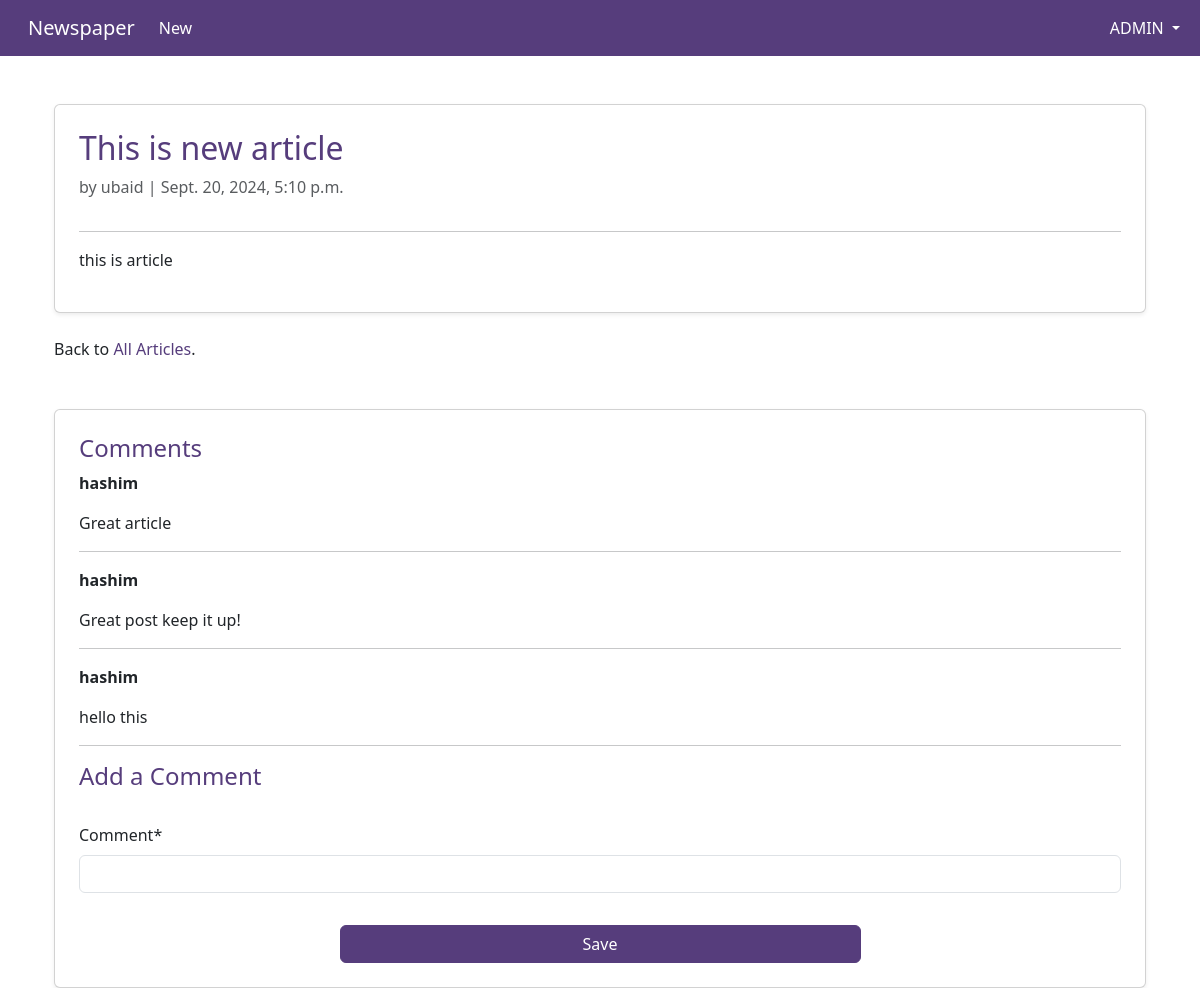
The app's page /articles/6/ (signed in) with its own data.
### accounts/models.py (models this page shows)
class CustomUser(AbstractUser):
    age = models.PositiveIntegerField(null=True, blank=True)
    address = models.CharField(max_length=255, null=True, blank=True)
    city = models.CharField(max_length=100, null=True, blank=True)
    state = models.CharField(max_length=100, null=True, blank=True)
    country = models.CharField(max_length=100, null=True, blank=True)
    zip = models.CharField(max_length=100, null=True, blank=True)
    phone = models.CharField(max_length=100, null=True, blank=True)
    def __str__(self):
        return self.username

### articles/models.py (models this page shows, shortened)
class Article(models.Model):
    title = models.CharField(max_length=255)
    body = models.TextField()
    date = models.DateTimeField(auto_now_add=True)
    author = models.ForeignKey(
        settings.AUTH_USER_MODEL,
        on_delete=models.CASCADE,
    )

class Comment(models.Model):
    article = models.ForeignKey(Article, on_delete=models.CASCADE)
    comment = models.CharField(max_length=140)
    author = models.ForeignKey(
        settings.AUTH_USER_MODEL,
        on_delete=models.CASCADE,
    )

### articles/views.py (the view, shortened to what this page needs)
# urls.py: path("<int:pk>/", ArticleDetailView.as_view(), name="article_detail"),  # new
class ArticleDetailView(LoginRequiredMixin, DetailView):  # new
    def get(self, request, *args, **kwargs):
        view = CommentGet.as_view()
        return view(request, *args, **kwargs)

### articles/forms.py
class CommentForm(forms.ModelForm):
    class Meta:
        model = Comment
        fields = ("comment",)

### articles/views.py (called while the page is built)
    def get_context_data(self, **kwargs):
        context = super().get_context_data(**kwargs)
        context["form"] = CommentForm()
        return context

### templates/article_detail.html (shortened to what this page needs)
{% extends "base.html" %}
{% block content %}
{% load crispy_forms_tags %}
<div class="container mt-5">
    <div class="article-entry card shadow-sm p-4">
        <h2 style="color: #563d7c;">{{ object.title }}</h2>
        <p class="text-muted">by {{ object.author }} | {{ object.date }}</p>
        <hr>
        <p>{{ object.body }}</p>
    </div>
    <div class="mt-4">
        <p class="mt-4">Back to <a href="{% url 'articles' %}" style="color: #563d7c; text-decoration: none;">All Articles</a>.</p>
    </div>
    <div class="card shadow-sm p-4 mt-5">
        <h4 style="color: #563d7c;">Comments</h4>
        <div class="overflow-auto" style="max-height: 300px;">
            {% if object.comment_set.all %}
                {% for comment in object.comment_set.all %}
                    <div class="mb-3">
                        <p class="fw-bold">{{ comment.author }}</p>
                        <p>{{ comment.comment }}</p>
                        <hr>
                    </div>
                {% endfor %}
            {% else %}
                <p class="text-muted">No comments yet. Be the first to comment!</p>
            {% endif %}
        </div>
<h4 style="color: #563d7c;">Add a Comment</h4>
<form action="" method="post" class="mt-4">
    {{ form|crispy }}
    <div class="text-center">
        <button class="btn btn-primary w-50 mt-3" type="submit" style="background-color: #563d7c; border-color: #563d7c;">
            Save
        </button>
    </div>
</form>
    </div>
</div>
{% endblock content %}

### templates/base.html (shortened to what this page needs)
<!DOCTYPE html>
<html>
<head>
    <link href="https://cdn.jsdelivr.net/npm/bootstrap@5.3.3/dist/css/bootstrap.min.css" rel="stylesheet">
</head>
<body>
    <nav class="navbar navbar-expand-lg" style="background-color: #563d7c; color: #fff;">
        <div class="container-fluid">
            <a class="navbar-brand text-white ms-3" href="{% url 'articles' %}"> Newspaper</a>
            <div class="collapse navbar-collapse" id="navbarSupportedContent">
                <ul class="navbar-nav me-auto mb-2 mb-lg-0">
                    {% if user.is_authenticated %}
                    <li class="nav-item">
                        <a href="{% url 'article_new' %}" class="nav-link text-white"> New</a>
                    </li>
                </ul>
                <ul class="navbar-nav">
                    <li class="nav-item dropdown">
                        <a class="nav-link dropdown-toggle text-uppercase text-white" href="#" role="button"
                            data-bs-toggle="dropdown" aria-expanded="false">
                             {{ user.username }}
                        </a>
                    </li>
                </ul>
            {% endif %}
        </div>
    </nav>
    <main>
        <div class="container">
            {% block content %}
            {% endblock content %}
        </div>
    </main>
</body>
</html>

### records on screen
CustomUser: username "ADMIN"
Article: title "This is new article", author "ubaid", date "Sept. 20, 2024, 5:10 p.m.", body "this is article"
Comment: author "hashim", comment "Great article"
Comment: author "hashim", comment "Great post keep it up!"
Comment: author "hashim", comment "hello this"
